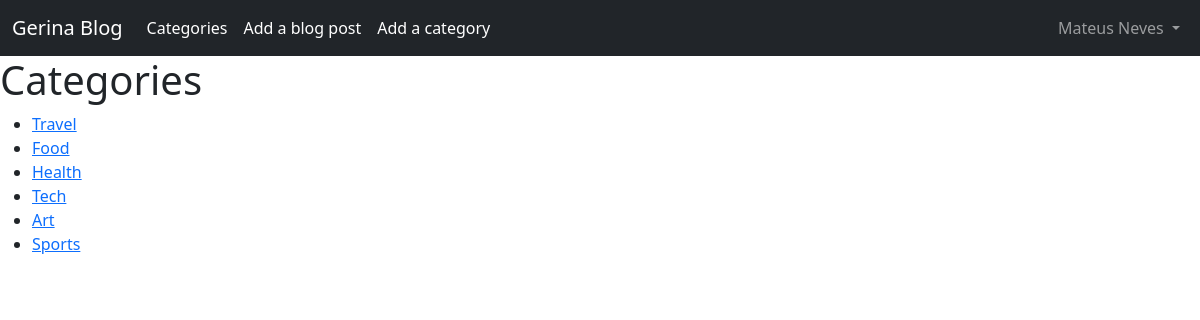
Page /categories/ (signed in) on the committed database.
### blogapp/models.py (models this page shows, shortened)
class Category(models.Model):
    name = models.CharField(max_length=255)

### blogapp/views.py (the view)
# urls.py: path('categories/', views.categories, name='categories'),
def categories(request):
    category_list = Category.objects.all()
    return render(request, 'categories.html', {'category_list':category_list})

### templates/categories.html
{% extends "base.html" %}
{% block content %}
<h1>Categories</h1>
<ul>
{% for category in category_list %}
    <li>
        <a href="{% url 'category' category.name %}">{{ category.name }}</a>
    </li>
{% endfor %}
</ul>
{% endblock %}

### templates/base.html (shortened to what this page needs)
<!doctype html>
<html lang="en">
<head>
    <link href="https://cdn.jsdelivr.net/npm/bootstrap@5.3.3/dist/css/bootstrap.min.css" rel="stylesheet">
</head>
<body>
    <nav class="navbar navbar-expand-lg navbar-dark bg-dark" data-bs-theme="dark">
        <div class="container-fluid">
            <a class="navbar-brand" href="{% url 'home' %}">Gerina Blog</a>
            <div class="collapse navbar-collapse" id="navbarNav">
                <ul class="navbar-nav me-auto">
                    <li class="nav-item">
                        <a class="nav-link active" aria-current="page" href="{% url 'categories' %}">Categories</a>
                    </li>
                    {% if user.is_authenticated %}
                        <li class="nav-item">
                            <a class="nav-link active" aria-current="page" href="{% url 'add_post' %}">Add a blog post</a>
                        </li>
                        <li class="nav-item">
                            <a class="nav-link active" aria-current="page" href="{% url 'add_category' %}">Add a category</a>
                        </li>
                    {% endif %}
                </ul>
                {% if user.is_authenticated %}
                    <ul class="navbar-nav ms-auto">
                        <li class="nav-item dropdown">
                            <a class="nav-link dropdown-toggle" href="#" role="button" data-bs-toggle="dropdown" aria-expanded="false">
                                {{ user.first_name }} {{ user.last_name }}
                            </a>
                        </li>
                    </ul>
                {% endif %}
            </div>
        </div>
    </nav>
    {% block content %}
    {% endblock %}
</body>
</html>

### rows in the picture
Category: name "Travel"
Category: name "Food"
Category: name "Health"
Category: name "Tech"
Category: name "Art"
Category: name "Sports"

### other values in the picture
{{ user.first_name }} "Mateus"
{{ user.last_name }} "Neves"
